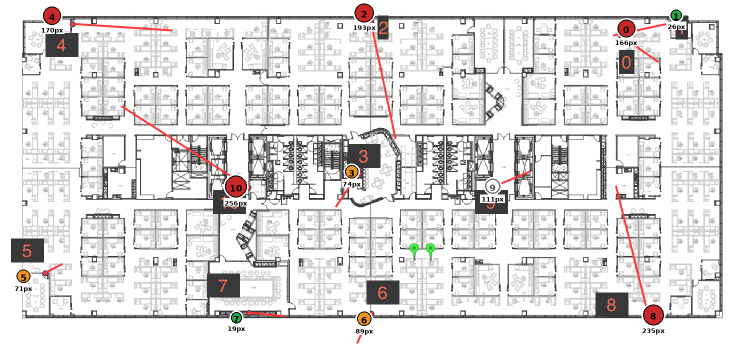
#> input picture Residual_Map_7th_Floor.png, 1500 x 700 px (shown at 1/2 size)
$ jupyter execute --allow-errors output.ipynb
#> lines starting #> are read from the running program, lines starting #| are printed output that depends on the picture; after the words box and inside, x2 and y2 are one past the last pixel; in counts of white or black regions, pixels touching at a corner belong together
[cell 1]
###### imports
import warnings
warnings.filterwarnings('ignore')

import numpy as np
import pandas as pd
import matplotlib.pyplot as plt
import matplotlib.colors as mcolors
from matplotlib.cm import ScalarMappable
import matplotlib.image as mpimg
from pathlib import Path
import re
from scipy.ndimage import binary_fill_holes, binary_closing, label

[cell 2]
###### Global Variables

UNITS = {
    'rsrp' : 'dBm',
    'rsrq' : 'dB',
    'cinr' : 'dB',
    'rssi' : 'dBm',
    'tests' : 'count',
    'pci' : '',
    'freq' : 'MHz',
    'band' : '',
    'network' : '',
    'source' : '',
}

#TODO: include ACTUAL signal ranges here eventuallys
SIGNAL_RANGES = {
    'rsrp' : (-140, -44),
    'rsrq' : (-43, 20),
    'cinr' : (-23, 40),
    'rssi' : (-100, 0),
}

# TODO: make clear
# common schema every reduced file maps into
METRICS = ['rsrp', 'rsrq', 'cinr', 'rssi']
NUM_COLS = ['rsrp', 'rsrq', 'cinr', 'rssi']
ID_COLS = {'pci', 'freq', 'band', 'network'}
OTHER = {'source', 'n_samples'}

[cell 3]
#### Input

DATA_DIR = Path('./Data')
CSV_DIR = DATA_DIR / 'WHOLE LOT OF csv'

# floor plan raster + its MapInfo georeference (pixel <-> lat/lon control points)
FLOOR_MAP_PNG = './Residual_Map_7th_Floor.png'
FLOOR_MAP_TAB = './Residual_Map_7th_Floor.tab'

# file-type glob patterns (indoor gflex export drops one csv per band / channel)
PAT_LTE_BLIND = '*LTE*DL_Blind Scan.CSV'
PAT_LTE_TOPN = '*Enhanced Top N Signal*MHz.CSV'
PAT_NR_TOPN = '*nr Top N Signal*kHz.CSV'
PAT_BEST_SERVING = '*_BestServing.CSV'

[cell 4]
####### Functions

# [4 lines left out: function time_to_millisec, not called in this run]

# read csv file using pandas
def read_csv(path):
    df = pd.read_csv(path)
    return df

# read every csv matching a pattern and concat, tagging each row with its source file
def read_concat_csvs(pattern, exclude='_BestServing'):
    frames = []
    for p in sorted(CSV_DIR.glob(pattern)): #iterate through csv
        if exclude and exclude in p.name:
            continue
        df = read_csv(p) #read csv into dataframe
        df['source'] = p.stem
        frames.append(df)
    return pd.concat(frames, ignore_index=True)

#TODO: determine neccesary metrics
# reduce & rename lte blind scan data to the common schema
# [33 lines left out: functions reduce_lte_blind, reduce_nr_topn, not called in this run]

######### floor plan georeference functions

# parse GCP lines out of the mapinfo .tab file: (lon,lat) (px,py)
def read_tab_gcps(tab_path):
    pattern = re.compile(r'\((-?[\d.]+),(-?[\d.]+)\)\s*\((\d+),(\d+)\)') #regular expression extracts coordinates and dimensions formatted in pairs
    gcps = []
    for line in Path(tab_path).read_text().splitlines():
        m = pattern.search(line)
        if m:
            lon, lat, px, py = map(float, m.groups())
            gcps.append((lon, lat, px, py))
    return pd.DataFrame(gcps, columns=['longitude', 'latitude', 'px', 'py'])

# least-squares affine fit: (lon, lat) -> (px, py)
# [139 lines left out: functions fit_affine, add_pixel_coords, plot_floor_signal, not called in this run]

[cell 5]
# boundary_test
#  building footprint mask + outline for a floor plan with no alpha channel
def floor_footprint(image_path=FLOOR_MAP_PNG, ink_thresh=0.95, close_px=15):
#> called with image_path = './Residual_Map_7th_Floor.png', ink_thresh = 0.95, close_px = 15
    img = mpimg.imread(image_path)
#> img is the input picture: shape (700, 1500, 3) float32; mean R, G, B 0.879, 0.872, 0.87
    gray = img[:, :, :3].mean(axis=2)
    ink = gray < ink_thresh                    # anything that isn't white paper
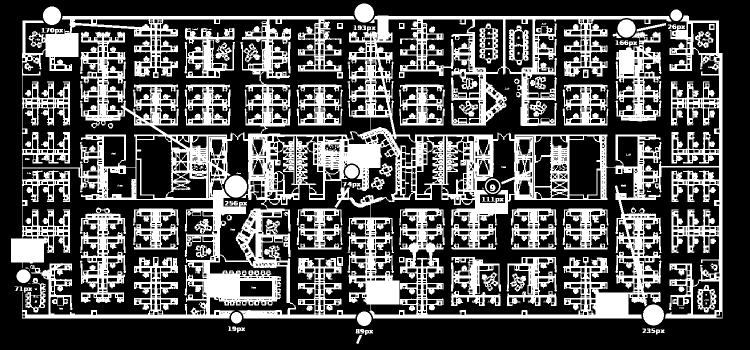
#> ink: shape (700, 1500) bool (shown at 1/2 size); 32.8% white; 154 white regions (39 under 20 px), largest, box (x1, y1, x2, y2) and area: (22, 31, 1445, 637) 259179, (1231, 63, 1323, 243) 8626, (160, 415, 252, 606) 8437
    filled = binary_fill_holes(binary_closing(ink, structure=np.ones((close_px, close_px))))
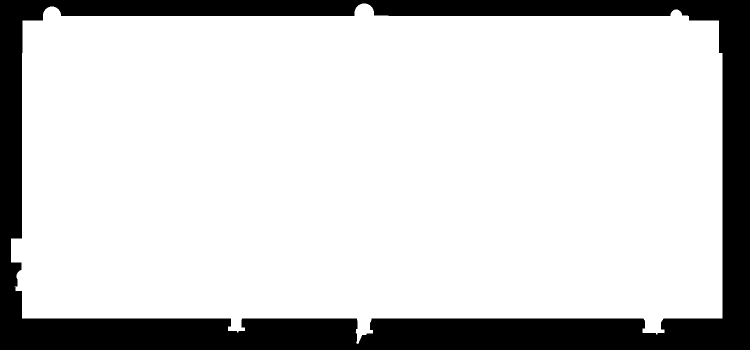
#> filled: shape (700, 1500) bool (shown at 1/2 size); 81.1% white; 1 black region, box (x1, y1, x2, y2) and area: (0, 0, 1500, 700) 198048
    lab, n = label(filled)                     # keep only the largest blob (the building)
#> n = 1
    if n > 1:
        sizes = np.bincount(lab.ravel()); sizes[0] = 0
        filled = lab == sizes.argmax()
    return img, filled


def plot_png_with_boundary(image_path=FLOOR_MAP_PNG, boundary_color='red', boundary_width=2):
    img, mask = floor_footprint(image_path)
    fig, ax = plt.subplots(figsize=(14, 7))
    ax.imshow(img)
    ax.contour(mask.astype(float), levels=[0.5], colors=boundary_color, linewidths=boundary_width)
    ax.axis('off')
    plt.show()
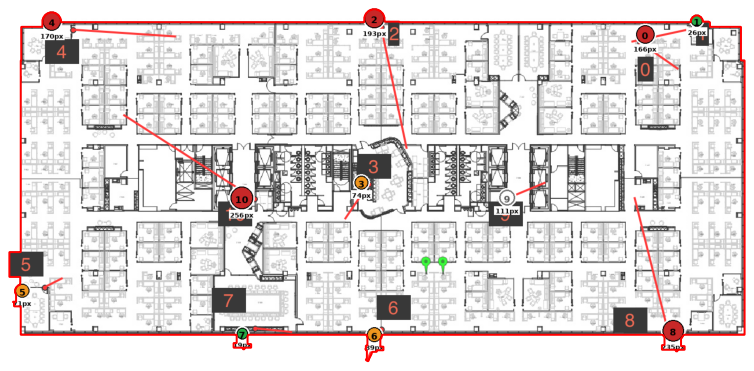
#> figure drawn by matplotlib, 1 panel

plot_png_with_boundary()

#> (a cell that did not finish here is left out)

df_nr = reduce_nr_topn(read_concat_csvs(PAT_NR_TOPN))

#TODO: determine necessary columns, may need to rename
df = pd.concat([df_lte, df_nr], ignore_index=True)
df = df.sort_values(by='time(ms)', ignore_index=True)

print(f'lte rows: {len(df_lte)}, nr rows: {len(df_nr)}')
print(df.head())
df.to_csv('./concat_indoor_walk_test.csv', index=False)

#> (a cell that did not finish here is left out)

coef_x, coef_y = fit_affine(gcps)

df = add_pixel_coords(df, coef_x, coef_y)
print(df[['latitude', 'longitude', 'px', 'py']].describe())

#> (a cell that did not finish here is left out)

[cell 9]
# alignment test (bounded): estimate a realistic transform from scanner px/py to floor-plan footprint
from scipy.ndimage import distance_transform_edt
from scipy.optimize import minimize

try:
    img_fp, mask_fp = floor_footprint(FLOOR_MAP_PNG, ink_thresh=0.95, close_px=15)
except Exception:
    img_fp = mpimg.imread(FLOOR_MAP_PNG)
    gray = img_fp[:, :, :3].mean(axis=2)
    mask_fp = gray < 0.95

h, w = mask_fp.shape
#> h = 700; w = 1500
dist_out = distance_transform_edt(~mask_fp)
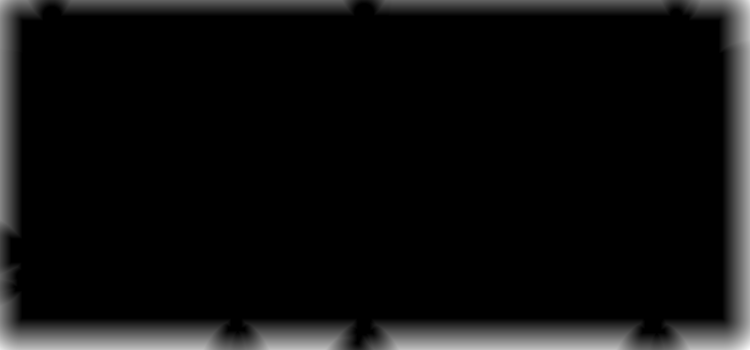
#> dist_out: shape (700, 1500) float64 (shown at 1/2 size); min 0, max 83.63, mean 4.8; drawn with min black and max white

# use strongest points to reduce duplicated noisy samples
#> (the rest of this cell did not finish here and is left out)

[cell 10]
# non-rigid test (regularized): thin-plate-style warp with validation + outlier trimming
from scipy.interpolate import Rbf
from scipy.ndimage import distance_transform_edt

# ensure footprint + distance fields are available
try:
    _ = mask_fp
    _ = img_fp
except NameError:
    try:
        img_fp, mask_fp = floor_footprint(FLOOR_MAP_PNG, ink_thresh=0.95, close_px=15)
    except Exception:
        img_fp = mpimg.imread(FLOOR_MAP_PNG)
        gray = img_fp[:, :, :3].mean(axis=2)
        mask_fp = gray < 0.95

h, w = mask_fp.shape
dist_out, (iy_nearest, ix_nearest) = distance_transform_edt(~mask_fp, return_indices=True)
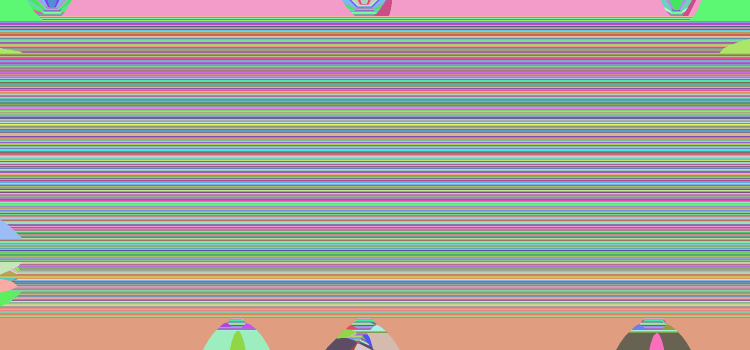
#> iy_nearest: shape (700, 1500) int32 (shown at 1/2 size); 681 distinct labels, from 7 to 687; one colour per label, 0 black
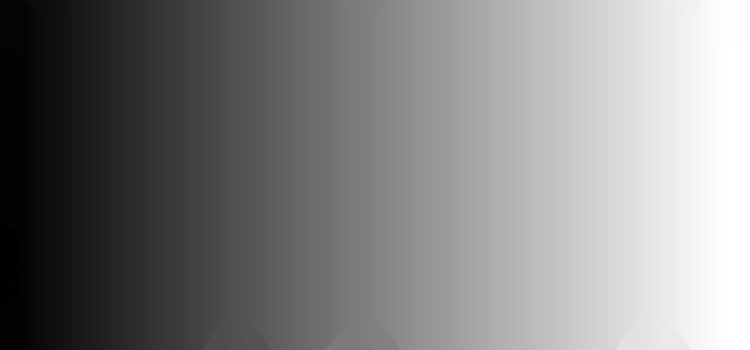
#> ix_nearest: shape (700, 1500) int32 (shown at 1/2 size); min 22, max 1444, mean 749; drawn with min black and max white

# base set: strongest point per time+network to reduce duplicates
#> (the rest of this cell did not finish here and is left out)
